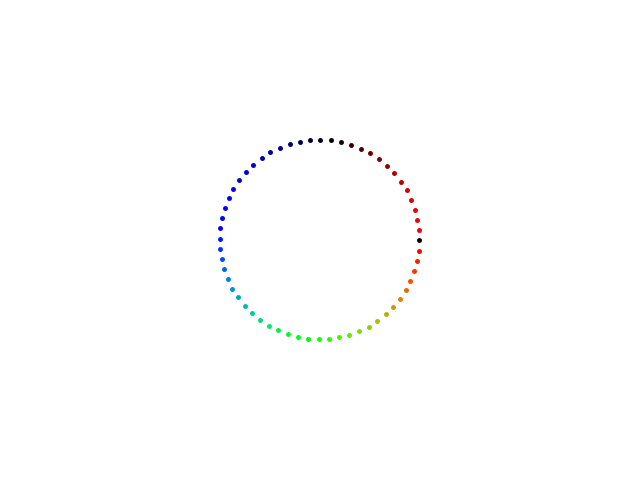
Frame 1 (no input)
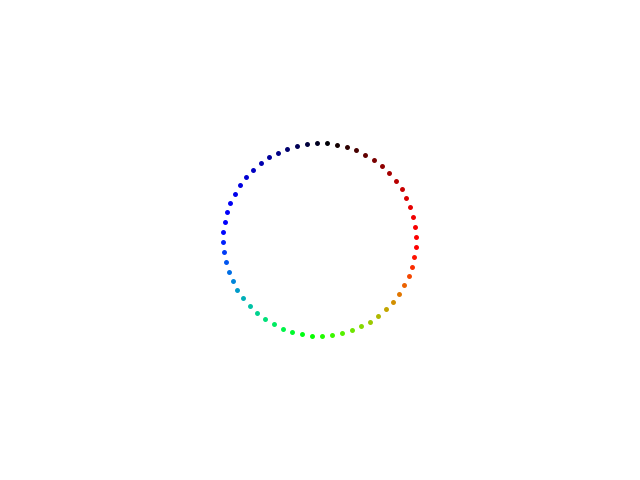
Frame 60 (the mouse pressed at the canvas centre just before this capture)
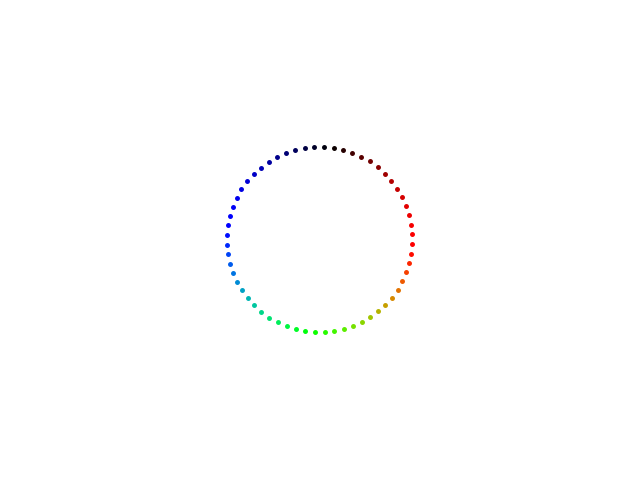
Frame 120 (the mouse held since frame 60 and released just before this capture)

The Processing sketch that drew these frames (run headless with seeded random() and noise(); from frame 60 on, the mouse is pressed at the canvas centre):

// Processing sketch: Assignment03B
// ── Assignment03B.pde
float multiplier = 0.0010;
float multiplier2 = 0.0010;
void setup() {
	size(640,480);
	strokeWeight(5);
}

void draw() {
	background(255);
	//For tweaking
	float offsetX = 320;
	float offsetY = 240;
	int numberOfPoints = 60;
	multiplier = 0.010;
	

	pointsEvenCircle(offsetX,offsetY,numberOfPoints);
}
void pointsEvenCircle(float offX, float offY,int numberOfPoints)
{
	for (int i = 0; i < numberOfPoints; ++i) {
		
		float animate = frameCount * multiplier;
		float distance = TWO_PI * i /numberOfPoints;
		
		float x = (cos(distance + animate)*(100-(10*multiplier2 % 200)) + offX) ;
		float y = (sin(distance + animate)*(100-(10*multiplier2 % 200)) + offY);
		point(x, y);
		
		multiplier2+=0.0001;
		float colorAnimate = frameCount * multiplier;
		float red =(cos(distance + colorAnimate)*255);
		float green = (sin(distance + colorAnimate)*255);
		float blue = (-cos(distance + colorAnimate)*255);
		stroke(red, green,blue);
	}
}
